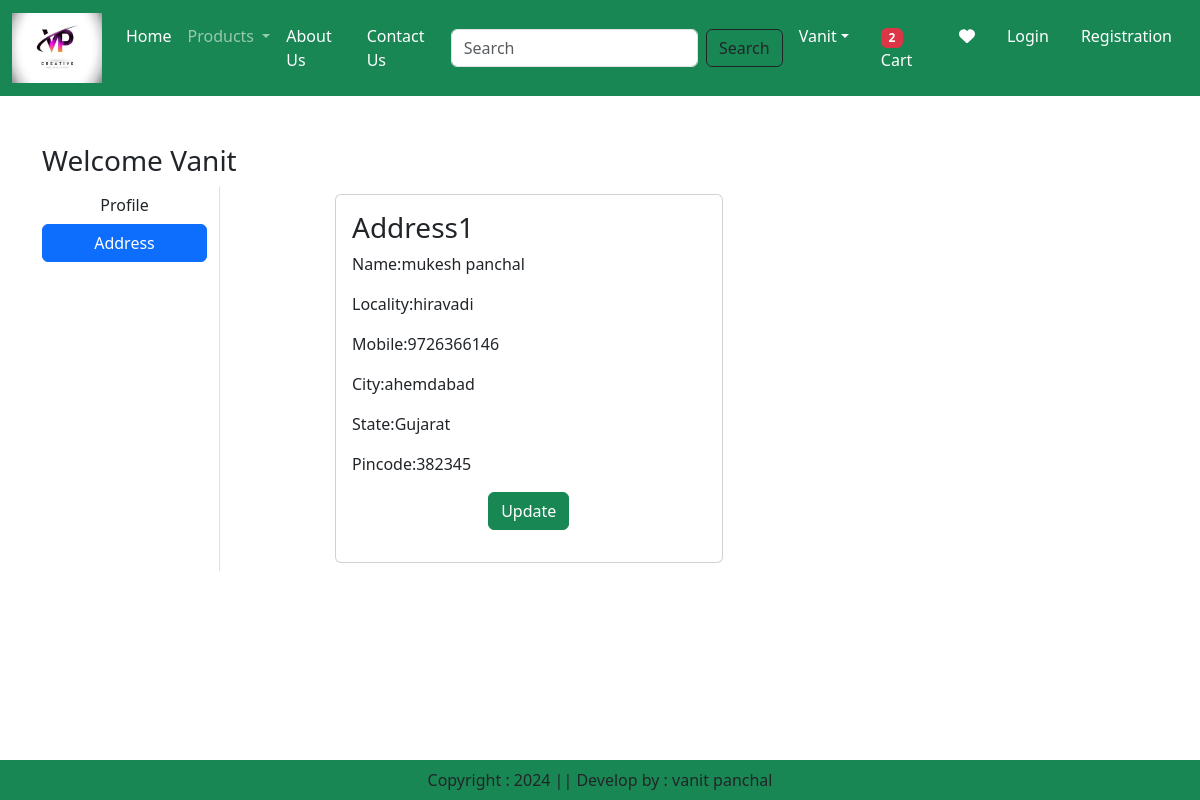
The page /address/ (signed in) on the database its author committed.
### app/models.py (models this page shows)
class Customer(models.Model):
    user = models.ForeignKey(User,on_delete=models.CASCADE)
    name = models.CharField(max_length=200)
    locality = models.CharField(max_length=200)
    city = models.CharField(max_length=50)
    mobile = models.IntegerField(default=0)
    zipcode = models.IntegerField()
    state = models.CharField(choices=STATE_CHOICES, max_length=100)

### app/views.py (the view)
# urls.py: path('address/', views.address,name="address"),
@login_required
def address(request):
    totallitem = 0
    wishitem = 0
    if request.user.is_authenticated:
        totalitem = len(Cart.objects.filter(user=request.user))
        wishitem = len(Wishlist.objects.filter(user=request.user))
    add = Customer.objects.filter(user=request.user)
    return render(request,"app/address.html",locals())

### app/templates/app/address.html (shortened to what this page needs)
{% extends 'app/base.html' %}
{% load static %}
{% block main-content %}
<div class="container my-5">
    <div class="row">
        <h3>Welcome <span class="text-capitalize">{{request.user}}</span></h3>
    <div class="col-sm-2 border-end">
        <ul class="list-unstyled">
            <li class="d-grid"><a href="{% url 'profile' %}" class="btn">Profile</a></li>
            <li class="d-grid"><a href="{% url 'address' %}" class="btn btn-primary">Address</a></li>
        </ul>
    </div>
    <div class="col-sm-9 offset-sm-1">
        <div class="row">
            {% for ad in add %}
            <div class="col-sm-6">
                <div class="card m-2">
                    <div class="card-body">
                        <h3>Address{{forloop.counter}}</h3>
                        <p>Name:{{ad.name}}</p>
                        <p>Locality:{{ad.locality}}</p>
                        <p>Mobile:{{ad.mobile}}</p>
                        <p>City:{{ad.city}}</p>
                        <p>State:{{ad.state}}</p>
                        <p>Pincode:{{ad.zipcode}}</p>
                        <p class="text-center"> <a href="{% url 'updateAddress' pk=ad.id %}" type="button" class="btn btn-success">Update</a></p>
                    </div>
                </div>
            </div>
            {% endfor %}
        </div>
    </div>
</div>
</div>
{% endblock main-content %}

### rows shown on the page
Customer: name "mukesh panchal", locality "hiravadi", mobile "9726366146", city "ahemdabad", state "Gujarat", zipcode "382345"

### other values the page prints
{{ totalitem }} "2"
{{ request.user }} "Vanit"
